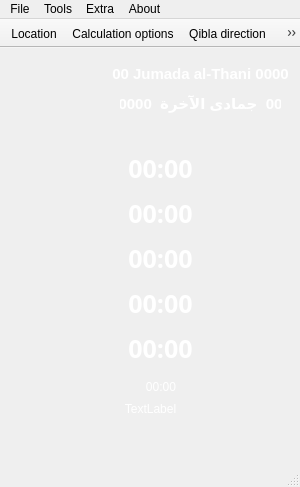
<?xml version="1.0" encoding="UTF-8"?>
<ui version="4.0">
 <class>Salat</class>
 <widget class="QMainWindow" name="Salat">
  <property name="geometry">
   <rect>
    <x>0</x>
    <y>0</y>
    <width>300</width>
    <height>487</height>
   </rect>
  </property>
  <property name="minimumSize">
   <size>
    <width>300</width>
    <height>487</height>
   </size>
  </property>
  <property name="maximumSize">
   <size>
    <width>300</width>
    <height>487</height>
   </size>
  </property>
  <property name="windowTitle">
   <string>Salat - salat times</string>
  </property>
  <property name="styleSheet">
   <string notr="true"/>
  </property>
  <widget class="QWidget" name="centralwidget">
   <widget class="QWidget" name="widget" native="true">
    <property name="geometry">
     <rect>
      <x>0</x>
      <y>0</y>
      <width>300</width>
      <height>400</height>
     </rect>
    </property>
    <property name="styleSheet">
     <string notr="true">background-image: url(:/images/qsalat.png);</string>
    </property>
    <widget class="QLabel" name="label_fajr">
     <property name="geometry">
      <rect>
       <x>110</x>
       <y>100</y>
       <width>101</width>
       <height>41</height>
      </rect>
     </property>
     <property name="font">
      <font>
       <family>Arial Black</family>
       <pointsize>19</pointsize>
       <weight>75</weight>
       <bold>true</bold>
      </font>
     </property>
     <property name="styleSheet">
      <string notr="true">color:white;
opacity:1.0;
background-image: url(:/images/slider3.png);</string>
     </property>
     <property name="text">
      <string>00:00</string>
     </property>
     <property name="alignment">
      <set>Qt::AlignCenter</set>
     </property>
    </widget>
    <widget class="QLabel" name="label_asr">
     <property name="geometry">
      <rect>
       <x>110</x>
       <y>190</y>
       <width>101</width>
       <height>41</height>
      </rect>
     </property>
     <property name="font">
      <font>
       <family>Arial Black</family>
       <pointsize>19</pointsize>
       <weight>75</weight>
       <bold>true</bold>
      </font>
     </property>
     <property name="styleSheet">
      <string notr="true">color:white;
opacity:1.0;
background-image: url(:/images/slider3.png);</string>
     </property>
     <property name="text">
      <string>00:00</string>
     </property>
     <property name="alignment">
      <set>Qt::AlignCenter</set>
     </property>
    </widget>
    <widget class="QLabel" name="label_isha">
     <property name="geometry">
      <rect>
       <x>110</x>
       <y>280</y>
       <width>101</width>
       <height>41</height>
      </rect>
     </property>
     <property name="font">
      <font>
       <family>Arial Black</family>
       <pointsize>19</pointsize>
       <weight>75</weight>
       <bold>true</bold>
      </font>
     </property>
     <property name="styleSheet">
      <string notr="true">color:white;
opacity:1.0;
background-image: url(:/images/slider3.png);</string>
     </property>
     <property name="text">
      <string>00:00</string>
     </property>
     <property name="alignment">
      <set>Qt::AlignCenter</set>
     </property>
    </widget>
    <widget class="QLabel" name="label_duhr">
     <property name="geometry">
      <rect>
       <x>110</x>
       <y>145</y>
       <width>101</width>
       <height>41</height>
      </rect>
     </property>
     <property name="font">
      <font>
       <family>Arial Black</family>
       <pointsize>19</pointsize>
       <weight>75</weight>
       <bold>true</bold>
      </font>
     </property>
     <property name="styleSheet">
      <string notr="true">color:white;
opacity:1.0;
background-image: url(:/images/slider3.png);</string>
     </property>
     <property name="text">
      <string>00:00</string>
     </property>
     <property name="alignment">
      <set>Qt::AlignCenter</set>
     </property>
    </widget>
    <widget class="QLabel" name="label_maghreb">
     <property name="geometry">
      <rect>
       <x>110</x>
       <y>235</y>
       <width>101</width>
       <height>41</height>
      </rect>
     </property>
     <property name="font">
      <font>
       <family>Arial Black</family>
       <pointsize>19</pointsize>
       <weight>75</weight>
       <bold>true</bold>
      </font>
     </property>
     <property name="styleSheet">
      <string notr="true">color:white;
opacity:1.0;
background-image: url(:/images/slider3.png);</string>
     </property>
     <property name="text">
      <string>00:00</string>
     </property>
     <property name="alignment">
      <set>Qt::AlignCenter</set>
     </property>
    </widget>
    <widget class="QLabel" name="label_location">
     <property name="geometry">
      <rect>
       <x>20</x>
       <y>340</y>
       <width>261</width>
       <height>41</height>
      </rect>
     </property>
     <property name="font">
      <font>
       <family>Arial</family>
      </font>
     </property>
     <property name="styleSheet">
      <string notr="true">background-image: url(:/images/slider3.png);
color:white;</string>
     </property>
     <property name="text">
      <string>TextLabel</string>
     </property>
     <property name="alignment">
      <set>Qt::AlignCenter</set>
     </property>
    </widget>
    <widget class="QLabel" name="label_hijri">
     <property name="geometry">
      <rect>
       <x>120</x>
       <y>40</y>
       <width>161</width>
       <height>31</height>
      </rect>
     </property>
     <property name="font">
      <font>
       <family>Arial</family>
       <pointsize>11</pointsize>
       <weight>75</weight>
       <italic>false</italic>
       <bold>true</bold>
      </font>
     </property>
     <property name="layoutDirection">
      <enum>Qt::RightToLeft</enum>
     </property>
     <property name="styleSheet">
      <string notr="true">background-image: url(:/images/slider3.png);
color:white;
</string>
     </property>
     <property name="locale">
      <locale language="Arabic" country="SaudiArabia"/>
     </property>
     <property name="text">
      <string>00  جمادى الآخرة  0000</string>
     </property>
     <property name="alignment">
      <set>Qt::AlignCenter</set>
     </property>
    </widget>
    <widget class="QLabel" name="label_hijri_2">
     <property name="geometry">
      <rect>
       <x>110</x>
       <y>10</y>
       <width>181</width>
       <height>31</height>
      </rect>
     </property>
     <property name="font">
      <font>
       <family>Arial</family>
       <pointsize>11</pointsize>
       <weight>75</weight>
       <italic>false</italic>
       <bold>true</bold>
      </font>
     </property>
     <property name="styleSheet">
      <string notr="true">background-image: url(:/images/slider3.png);
color:white;
</string>
     </property>
     <property name="text">
      <string>00 Jumada al-Thani 0000</string>
     </property>
     <property name="alignment">
      <set>Qt::AlignCenter</set>
     </property>
    </widget>
    <widget class="QLabel" name="label_shourouk">
     <property name="geometry">
      <rect>
       <x>130</x>
       <y>330</y>
       <width>62</width>
       <height>17</height>
      </rect>
     </property>
     <property name="styleSheet">
      <string notr="true">color:white;
opacity:1.0;
background-image: url(:/images/slider3.png);</string>
     </property>
     <property name="text">
      <string>00:00</string>
     </property>
     <property name="alignment">
      <set>Qt::AlignCenter</set>
     </property>
    </widget>
   </widget>
  </widget>
  <widget class="QMenuBar" name="menubar">
   <property name="geometry">
    <rect>
     <x>0</x>
     <y>0</y>
     <width>300</width>
     <height>21</height>
    </rect>
   </property>
   <widget class="QMenu" name="menuFile">
    <property name="title">
     <string>File</string>
    </property>
    <addaction name="actionHide"/>
    <addaction name="actionQuit"/>
   </widget>
   <widget class="QMenu" name="menuTools">
    <property name="title">
     <string>Tools</string>
    </property>
    <widget class="QMenu" name="menuPrayer_times_options">
     <property name="title">
      <string>Prayer times options</string>
     </property>
     <addaction name="actionGenerate_prayer_times"/>
    </widget>
    <addaction name="separator"/>
    <addaction name="actionHijri_date"/>
    <addaction name="actionQibla_direction"/>
    <addaction name="actionLocation"/>
    <addaction name="actionAudio"/>
    <addaction name="actionCalculation_options"/>
    <addaction name="menuPrayer_times_options"/>
   </widget>
   <widget class="QMenu" name="menuExtra">
    <property name="title">
     <string>Extra</string>
    </property>
    <addaction name="actionWorldtime"/>
   </widget>
   <widget class="QMenu" name="menuAbout">
    <property name="title">
     <string>About</string>
    </property>
    <addaction name="separator"/>
    <addaction name="actionAbout_Qsalat"/>
    <addaction name="actionAbout_QT"/>
   </widget>
   <addaction name="menuFile"/>
   <addaction name="menuTools"/>
   <addaction name="menuExtra"/>
   <addaction name="menuAbout"/>
  </widget>
  <widget class="QStatusBar" name="statusbar"/>
  <widget class="QToolBar" name="toolBar">
   <property name="windowTitle">
    <string>toolBar</string>
   </property>
   <property name="movable">
    <bool>false</bool>
   </property>
   <property name="floatable">
    <bool>false</bool>
   </property>
   <attribute name="toolBarArea">
    <enum>TopToolBarArea</enum>
   </attribute>
   <attribute name="toolBarBreak">
    <bool>false</bool>
   </attribute>
   <addaction name="actionLocation"/>
   <addaction name="actionCalculation_options"/>
   <addaction name="actionQibla_direction"/>
   <addaction name="actionAudio"/>
   <addaction name="actionHijri_date"/>
   <addaction name="actionGenerate_prayer_times"/>
   <addaction name="actionWorldtime"/>
  </widget>
  <action name="actionHide">
   <property name="icon">
    <iconset resource="../qrc/salat.qrc">
     <normaloff>:/images/hide.png</normaloff>:/images/hide.png</iconset>
   </property>
   <property name="text">
    <string>Hide</string>
   </property>
  </action>
  <action name="actionQuit">
   <property name="icon">
    <iconset resource="../qrc/salat.qrc">
     <normaloff>:/images/exit.png</normaloff>:/images/exit.png</iconset>
   </property>
   <property name="text">
    <string>Quit</string>
   </property>
  </action>
  <action name="actionHijri_date">
   <property name="icon">
    <iconset resource="../qrc/salat.qrc">
     <normaloff>:/images/hijri.png</normaloff>:/images/hijri.png</iconset>
   </property>
   <property name="text">
    <string>Hijri date conversion</string>
   </property>
  </action>
  <action name="actionQibla_direction">
   <property name="icon">
    <iconset resource="../qrc/salat.qrc">
     <normaloff>:/images/qibla.png</normaloff>:/images/qibla.png</iconset>
   </property>
   <property name="text">
    <string>Qibla direction</string>
   </property>
  </action>
  <action name="actionLocation">
   <property name="icon">
    <iconset resource="../qrc/salat.qrc">
     <normaloff>:/images/world.png</normaloff>:/images/world.png</iconset>
   </property>
   <property name="text">
    <string>Location</string>
   </property>
  </action>
  <action name="actionAudio">
   <property name="icon">
    <iconset resource="../qrc/salat.qrc">
     <normaloff>:/images/mp3.png</normaloff>:/images/mp3.png</iconset>
   </property>
   <property name="text">
    <string>Audio</string>
   </property>
  </action>
  <action name="actionAbout_Qsalat">
   <property name="icon">
    <iconset resource="../qrc/salat.qrc">
     <normaloff>:/images/mecque.png</normaloff>:/images/mecque.png</iconset>
   </property>
   <property name="text">
    <string>About Salat</string>
   </property>
  </action>
  <action name="actionAbout_QT">
   <property name="icon">
    <iconset resource="../qrc/salat.qrc">
     <normaloff>:/images/Qt.png</normaloff>:/images/Qt.png</iconset>
   </property>
   <property name="text">
    <string>About QT</string>
   </property>
  </action>
  <action name="actionCalculation_options">
   <property name="icon">
    <iconset resource="../qrc/salat.qrc">
     <normaloff>:/images/0396.png</normaloff>:/images/0396.png</iconset>
   </property>
   <property name="text">
    <string>Calculation options</string>
   </property>
  </action>
  <action name="actionWorldtime">
   <property name="icon">
    <iconset resource="../qrc/salat.qrc">
     <normaloff>:/images/0442.png</normaloff>:/images/0442.png</iconset>
   </property>
   <property name="text">
    <string>World time</string>
   </property>
  </action>
  <action name="actionGenerate_prayer_times">
   <property name="icon">
    <iconset resource="../qrc/salat.qrc">
     <normaloff>:/images/month.png</normaloff>:/images/month.png</iconset>
   </property>
   <property name="text">
    <string>Generate prayer times</string>
   </property>
   <property name="toolTip">
    <string>Generate prayer times</string>
   </property>
  </action>
 </widget>
 <resources>
  <include location="../qrc/salat.qrc"/>
 </resources>
 <connections/>
</ui>
